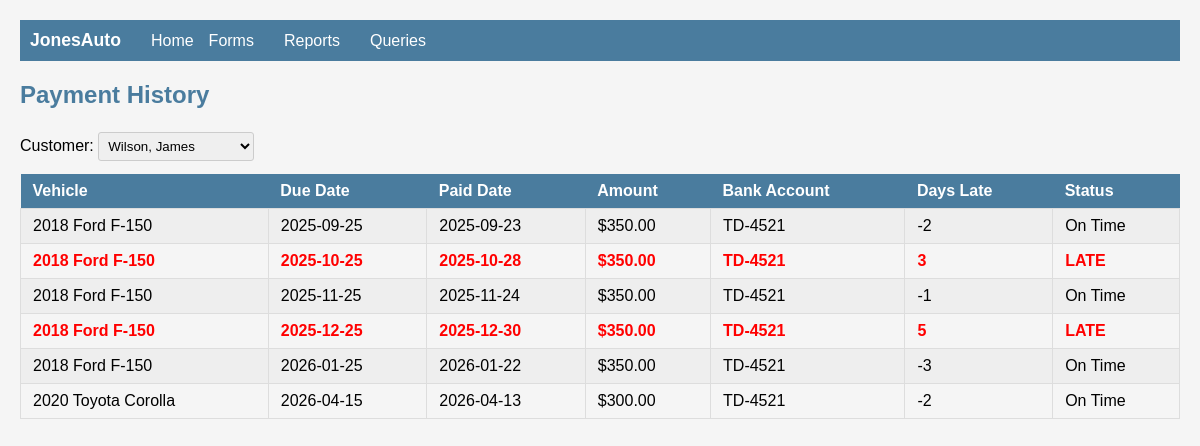
Page /reports/payment_history.php?customer_id=1 on the committed database.
### tables this page shows
CREATE TABLE payments (
    payment_id INT AUTO_INCREMENT PRIMARY KEY,
    customer_id INT NOT NULL,
    sale_id INT NOT NULL,
    payment_date DATE,
    due_date DATE,
    paid_date DATE,
    amount DECIMAL(10,2),
    bank_account VARCHAR(50),
    FOREIGN KEY (customer_id) REFERENCES customers(customer_id),
    FOREIGN KEY (sale_id) REFERENCES sales(sale_id)
);

CREATE TABLE vehicles (
    vehicle_id INT AUTO_INCREMENT PRIMARY KEY,
    make VARCHAR(50) NOT NULL,
    model VARCHAR(50) NOT NULL,
    year INT NOT NULL,
    color VARCHAR(30),
    miles INT,
    condition_desc VARCHAR(50),
    book_price DECIMAL(10,2),
    style VARCHAR(30),
    interior_color VARCHAR(30),
    status VARCHAR(20) DEFAULT 'available'
);

### reports/payment_history.php (the view, shortened to what this page needs)
<?php
include '../config.php';
$selected = isset($_GET['customer_id']) ? $_GET['customer_id'] : '';
?>
<!DOCTYPE html>
<html>
<head>
    <link rel="stylesheet" href="../style.css">
</head>
<body>
<?php $nav_prefix = '../'; include '../nav.php'; ?>
<h2>Payment History</h2>
<form method="GET">
    <label>Customer:</label>
    <select name="customer_id" onchange="this.form.submit()">
        <?php
        $cust_sql = "SELECT customer_id, first_name, last_name FROM customers ORDER BY last_name";
        $cust_result = mysqli_query($conn, $cust_sql);
        while ($c = mysqli_fetch_assoc($cust_result)) {
            $sel = ($selected == $c['customer_id']) ? ' selected' : '';
            echo '<option value="' . $c['customer_id'] . '"' . $sel . '>' . $c['last_name'] . ', ' . $c['first_name'] . '</option>';
        }
        ?>
    </select>
</form>
<?php if ($selected != '') {
    $sql = "SELECT p.*, DATEDIFF(p.paid_date, p.due_date) as days_late, v.make, v.model, v.year FROM payments p JOIN sales s ON p.sale_id = s.sale_id JOIN vehicles v ON s.vehicle_id = v.vehicle_id WHERE p.customer_id = " . $selected . " ORDER BY p.due_date";
    $result = mysqli_query($conn, $sql);
?>
<table>
    <tr>
        <th>Vehicle</th>
        <th>Due Date</th>
        <th>Paid Date</th>
        <th>Amount</th>
        <th>Bank Account</th>
        <th>Days Late</th>
        <th>Status</th>
    </tr>
    <?php while ($row = mysqli_fetch_assoc($result)) {
        $late = ($row['days_late'] > 0);
        $class = $late ? ' class="late"' : '';
        $status = $late ? 'LATE' : 'On Time';
    ?>
    <tr<?php echo $class; ?>>
        <td><?php echo $row['year'] . ' ' . $row['make'] . ' ' . $row['model']; ?></td>
        <td><?php echo $row['due_date']; ?></td>
        <td><?php echo $row['paid_date']; ?></td>
        <td>$<?php echo number_format($row['amount'], 2); ?></td>
        <td><?php echo $row['bank_account']; ?></td>
        <td><?php echo $row['days_late']; ?></td>
        <td><?php echo $status; ?></td>
    </tr>
    <?php } ?>
</table>
<?php } else { ?>
    <p>Select a customer to view their payment history.</p>
<?php } ?>
</body>
</html>

### style.css (style rules this page uses)
body { font-family: Arial, sans-serif; margin: 20px; background-color: #f5f5f5; }
h1, h2, h3 { color: #4a7c9e; }
table { border-collapse: collapse; margin: 10px 0; }
th { background-color: #4a7c9e; color: white; padding: 8px 12px; text-align: left; }
td { padding: 8px 12px; border: 1px solid #ddd; }
tr:nth-child(even) { background-color: #eee; }
input[type="text"], input[type="number"], input[type="date"], select, textarea { padding: 5px; margin: 3px 0; border: 1px solid #ccc; border-radius: 3px; }
.late { color: red; font-weight: bold; }
table { width: 100%; }

### rows in the picture
payments: vehicles.year "2018", vehicles.make "Ford", vehicles.model "F-150", due_date "2025-09-25", paid_date "2025-09-23", amount "350.00", bank_account "TD-4521", days_late "-2", status "On Time"
payments: vehicles.year "2018", vehicles.make "Ford", vehicles.model "F-150", due_date "2025-10-25", paid_date "2025-10-28", amount "350.00", bank_account "TD-4521", days_late "3", status "LATE"
payments: vehicles.year "2018", vehicles.make "Ford", vehicles.model "F-150", due_date "2025-11-25", paid_date "2025-11-24", amount "350.00", bank_account "TD-4521", days_late "-1", status "On Time"
payments: vehicles.year "2018", vehicles.make "Ford", vehicles.model "F-150", due_date "2025-12-25", paid_date "2025-12-30", amount "350.00", bank_account "TD-4521", days_late "5", status "LATE"
payments: vehicles.year "2018", vehicles.make "Ford", vehicles.model "F-150", due_date "2026-01-25", paid_date "2026-01-22", amount "350.00", bank_account "TD-4521", days_late "-3", status "On Time"
payments: vehicles.year "2020", vehicles.make "Toyota", vehicles.model "Corolla", due_date "2026-04-15", paid_date "2026-04-13", amount "300.00", bank_account "TD-4521", days_late "-2", status "On Time"

### other values in the picture
form field customer_id "Wilson, James"
